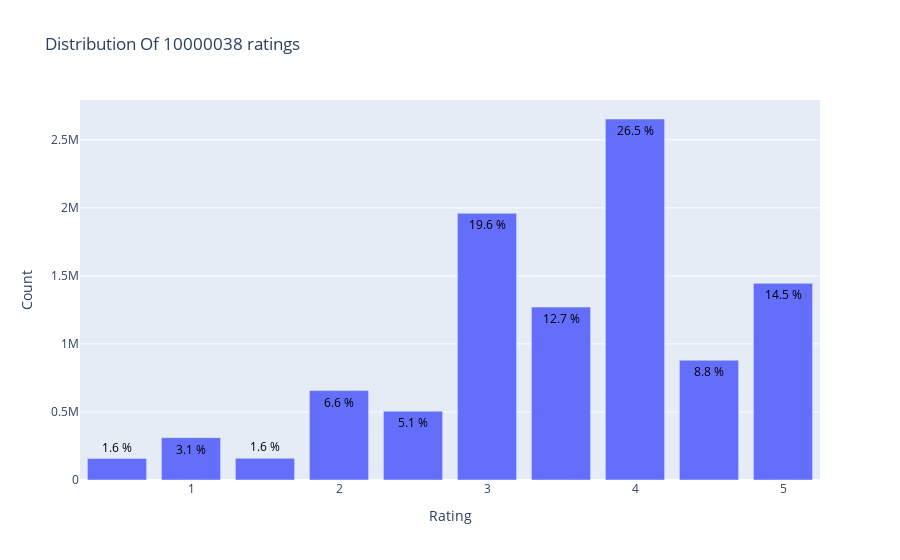

This figure's notebook cell:
### Markdown cell above
**3. EDA
     3.1. Ratings Distribution
     3.2. Ratings Distribution By movie
     3.3. Top 15 sum of Ratings
     3.4. Ratings Distribution By User
     3.5. Dimensionality Reduction**

### Code cell
#EDA - 3.1. Ratings Distribution Graph
from plotly.offline import init_notebook_mode, plot, iplot
import plotly.graph_objs as go
init_notebook_mode(connected=True)

data = df['rating'].value_counts().sort_index(ascending=False)
trace = go.Bar(x = data.index,
               text = ['{:.1f} %'.format(val) for val in (data.values / df.shape[0] * 100)],
               textposition = 'auto',
               textfont = dict(color = '#000000'),
               y = data.values,)
# Create layout
layout = dict(title = 'Distribution Of {} ratings'.format(df.shape[0]),
              xaxis = dict(title = 'Rating'),
              yaxis = dict(title = 'Count'))
# Create plot
fig = go.Figure(data=[trace], layout=layout)
fig.show()

### Figure 1 — Plotly figure (JSON) as saved in the notebook; plotly's stock layout.template omitted (floating-point values rounded to 4 significant figures)
{"data": [{"text": ["14.5 %", "8.8 %", "26.5 %", "12.7 %", "19.6 %", "5.1 %", "6.6 %", "1.6 %", "3.1 %", "1.6 %"], "textfont": {"color": "#000000"}, "textposition": "auto", "type": "bar", "x": [5.0, 4.5, 4.0, 3.5, 3.0, 2.5, 2.0, 1.5, 1.0, 0.5], "y": [1445230, 880516, 2652977, 1270642, 1959759, 505578, 656821, 159731, 311213, 157571]}], "layout": {"title": {"text": "Distribution Of 10000038 ratings"}, "xaxis": {"title": {"text": "Rating"}}, "yaxis": {"title": {"text": "Count"}}}}
